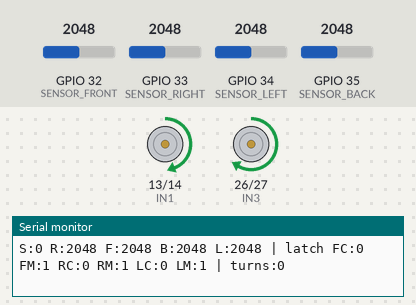
A sketch run on a simulated ESP32. Parts: motor-driver pin pairs drawn as motors (green arrow = first pin HIGH = forward, orange = second pin HIGH = backward, longer = more drive, scaled by the enable pin), the last lines printed to the serial monitor. The test bench sets the inputs (shaded band); at power-on: GPIO 32 (SENSOR_FRONT) = 2048, GPIO 34 (SENSOR_LEFT) = 2048, GPIO 33 (SENSOR_RIGHT) = 2048, GPIO 35 (SENSOR_BACK) = 2048.

Above: at 1.2 s.
1.3 s: GPIO 32 (SENSOR_FRONT) set to 2467
3.4 s: GPIO 32 (SENSOR_FRONT) set to 2538
At 3.63 s:
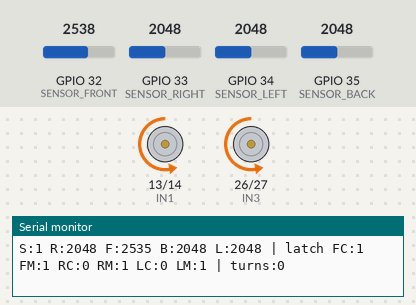
At 4.8 s:
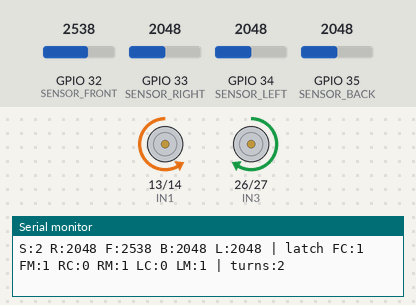
6.4 s: GPIO 34 (SENSOR_LEFT) set to 2540
At 7.43 s:
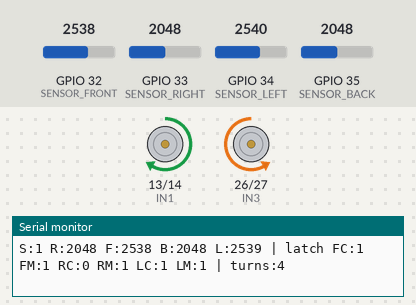
9.4 s: GPIO 32 (SENSOR_FRONT) set to 2371
12.4 s: GPIO 32 (SENSOR_FRONT) set to 2254
13.9 s: GPIO 32 (SENSOR_FRONT) set to 2540
At 14.79 s:
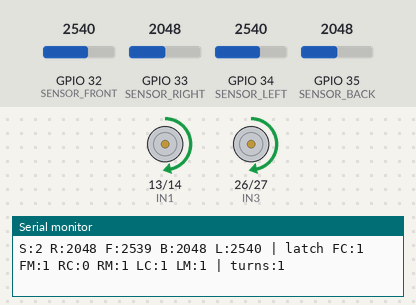
Timing chart, 0 to 17.9 s (numbered marks = the images above; inputs shaded):
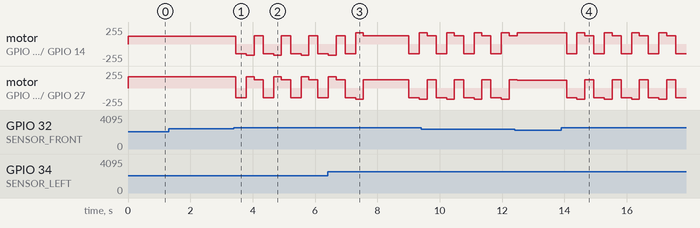

Measured:
- the behaviour switches between 2500 and 2501 on GPIO 32 (SENSOR_FRONT) (found by bisection; images 0 and 1)

The sketch:

Robot_Obstacle_Avoidance_stable_v2.ino
```cpp
// Robot ESP32 – Obstacle Avoidance (Stable v2)
// Adds filtering, hysteresis, and anti-spin recovery to avoid turn-lock behavior.

#include <esp_task_wdt.h>

// ========== Calibration ==========
const bool INVERT_LEFT_MOTOR = false;
const bool INVERT_RIGHT_MOTOR = false;
const bool SENSOR_ACTIVE_HIGH = true;

const int LEFT_TRIM = 0;
const int RIGHT_TRIM = 0;

// ========== Pins ==========
const int SENSOR_RIGHT = 33;
const int SENSOR_FRONT = 32;
const int SENSOR_BACK  = 35;
const int SENSOR_LEFT  = 34;

const int ENA = 12;
const int IN1 = 13;
const int IN2 = 14;
const int ENB = 25;
const int IN3 = 26;
const int IN4 = 27;

// ========== PWM ==========
const int MOTOR_PWM_FREQ = 1000;
const int MOTOR_PWM_RESOLUTION = 8;

// ========== Thresholds + Hysteresis ==========
const int CLOSE_THRESHOLD = 2500;
const int MEDIUM_THRESHOLD = 1500;
const int HYSTERESIS = 180; // prevents rapid threshold chatter

// ========== Speeds ==========
const int FULL_SPEED = 190;
const int TURN_SPEED = 170;
const int SLOW_SPEED = 125;
const int REVERSE_SPEED = 150;

// ========== Timing ==========
const int LOOP_DELAY = 20;
const unsigned long REVERSE_TIME = 320;
const unsigned long TURN_TIME = 230;
const unsigned long FORWARD_RECOVERY_TIME = 260; // anti-spin escape after turn

// If we turn too often in a short window, force a short straight drive.
const unsigned long TURN_WINDOW_MS = 5000;
const int TURN_WINDOW_LIMIT = 5;

// ========== State ==========
enum RobotState {
  DRIVING,
  REVERSING,
  TURNING,
  FORWARD_RECOVERY
};

RobotState currentState = DRIVING;
unsigned long stateStartTime = 0;
bool turnDirection = false; // false = left, true = right

int sensorRight = 0;
int sensorFront = 0;
int sensorBack  = 0;
int sensorLeft  = 0;

// Latched threshold states with hysteresis
bool frontCloseLatched = false;
bool frontMediumLatched = false;
bool rightCloseLatched = false;
bool rightMediumLatched = false;
bool leftCloseLatched = false;
bool leftMediumLatched = false;

unsigned long turnWindowStart = 0;
int turnCountInWindow = 0;

// ========== Helpers ==========
int clampSpeed(int v) {
  if (v < 0) return 0;
  if (v > 255) return 255;
  return v;
}

int withTrimLeft(int s) { return clampSpeed(s + LEFT_TRIM); }
int withTrimRight(int s) { return clampSpeed(s + RIGHT_TRIM); }

int normalizeSensor(int v) {
  int out = SENSOR_ACTIVE_HIGH ? v : (4095 - v);
  if (out < 0) out = 0;
  if (out > 4095) out = 4095;
  return out;
}

void setLeftMotorForwardDir() {
  if (INVERT_LEFT_MOTOR) {
    digitalWrite(IN1, LOW);
    digitalWrite(IN2, HIGH);
  } else {
    digitalWrite(IN1, HIGH);
    digitalWrite(IN2, LOW);
  }
}

void setLeftMotorReverseDir() {
  if (INVERT_LEFT_MOTOR) {
    digitalWrite(IN1, HIGH);
    digitalWrite(IN2, LOW);
  } else {
    digitalWrite(IN1, LOW);
    digitalWrite(IN2, HIGH);
  }
}

void setRightMotorForwardDir() {
  if (INVERT_RIGHT_MOTOR) {
    digitalWrite(IN3, LOW);
    digitalWrite(IN4, HIGH);
  } else {
    digitalWrite(IN3, HIGH);
    digitalWrite(IN4, LOW);
  }
}

void setRightMotorReverseDir() {
  if (INVERT_RIGHT_MOTOR) {
    digitalWrite(IN3, HIGH);
    digitalWrite(IN4, LOW);
  } else {
    digitalWrite(IN3, LOW);
    digitalWrite(IN4, HIGH);
  }
}

void stopMotors() {
  digitalWrite(IN1, LOW);
  digitalWrite(IN2, LOW);
  digitalWrite(IN3, LOW);
  digitalWrite(IN4, LOW);
  ledcWrite(ENA, 0);
  ledcWrite(ENB, 0);
}

void driveForward(int speed) {
  setLeftMotorForwardDir();
  setRightMotorForwardDir();
  ledcWrite(ENA, withTrimLeft(speed));
  ledcWrite(ENB, withTrimRight(speed));
}

void driveReverse(int speed) {
  setLeftMotorReverseDir();
  setRightMotorReverseDir();
  ledcWrite(ENA, withTrimLeft(speed));
  ledcWrite(ENB, withTrimRight(speed));
}

void turnLeft(int speed) {
  setLeftMotorReverseDir();
  setRightMotorForwardDir();
  ledcWrite(ENA, withTrimLeft(speed));
  ledcWrite(ENB, withTrimRight(speed));
}

void turnRight(int speed) {
  setLeftMotorForwardDir();
  setRightMotorReverseDir();
  ledcWrite(ENA, withTrimLeft(speed));
  ledcWrite(ENB, withTrimRight(speed));
}

void veerLeft(int baseSpeed) {
  setLeftMotorForwardDir();
  setRightMotorForwardDir();
  ledcWrite(ENA, withTrimLeft(baseSpeed - 55));
  ledcWrite(ENB, withTrimRight(baseSpeed));
}

void veerRight(int baseSpeed) {
  setLeftMotorForwardDir();
  setRightMotorForwardDir();
  ledcWrite(ENA, withTrimLeft(baseSpeed));
  ledcWrite(ENB, withTrimRight(baseSpeed - 55));
}

void updateLatchedState(bool &latched, int value, int threshold) {
  if (!latched) {
    if (value > threshold) latched = true;
  } else {
    if (value < (threshold - HYSTERESIS)) latched = false;
  }
}

// ========== Sensor Reading ==========
void readSensors() {
  // Average burst
  int rawRight = 0;
  int rawFront = 0;
  int rawBack = 0;
  int rawLeft = 0;
  for (int i = 0; i < 4; i++) {
    rawRight += analogRead(SENSOR_RIGHT);
    rawFront += analogRead(SENSOR_FRONT);
    rawBack  += analogRead(SENSOR_BACK);
    rawLeft  += analogRead(SENSOR_LEFT);
    delayMicroseconds(120);
  }
  rawRight /= 4;
  rawFront /= 4;
  rawBack  /= 4;
  rawLeft  /= 4;

  // IIR smoothing
  static bool init = false;
  static float fRight = 0, fFront = 0, fBack = 0, fLeft = 0;
  const float alpha = 0.28f; // higher = more responsive, lower = smoother

  int nRight = normalizeSensor(rawRight);
  int nFront = normalizeSensor(rawFront);
  int nBack  = normalizeSensor(rawBack);
  int nLeft  = normalizeSensor(rawLeft);

  if (!init) {
    fRight = nRight;
    fFront = nFront;
    fBack = nBack;
    fLeft = nLeft;
    init = true;
  } else {
    fRight = alpha * nRight + (1.0f - alpha) * fRight;
    fFront = alpha * nFront + (1.0f - alpha) * fFront;
    fBack  = alpha * nBack  + (1.0f - alpha) * fBack;
    fLeft  = alpha * nLeft  + (1.0f - alpha) * fLeft;
  }

  sensorRight = (int)fRight;
  sensorFront = (int)fFront;
  sensorBack  = (int)fBack;
  sensorLeft  = (int)fLeft;

  updateLatchedState(frontCloseLatched, sensorFront, CLOSE_THRESHOLD);
  updateLatchedState(frontMediumLatched, sensorFront, MEDIUM_THRESHOLD);
  updateLatchedState(rightCloseLatched, sensorRight, CLOSE_THRESHOLD);
  updateLatchedState(rightMediumLatched, sensorRight, MEDIUM_THRESHOLD);
  updateLatchedState(leftCloseLatched, sensorLeft, CLOSE_THRESHOLD);
  updateLatchedState(leftMediumLatched, sensorLeft, MEDIUM_THRESHOLD);
}

void noteTurnEvent() {
  unsigned long now = millis();
  if (turnWindowStart == 0 || (now - turnWindowStart) > TURN_WINDOW_MS) {
    turnWindowStart = now;
    turnCountInWindow = 0;
  }
  turnCountInWindow++;
}

bool isTurnLockLikely() {
  unsigned long now = millis();
  if (turnWindowStart == 0) return false;
  if ((now - turnWindowStart) > TURN_WINDOW_MS) return false;
  return (turnCountInWindow >= TURN_WINDOW_LIMIT);
}

// ========== Behavior ==========
void handleDriving() {
  if (isTurnLockLikely()) {
    currentState = FORWARD_RECOVERY;
    stateStartTime = millis();
    return;
  }

  if (frontCloseLatched) {
    currentState = REVERSING;
    stateStartTime = millis();
    // Turn away from stronger side
    turnDirection = (sensorLeft > sensorRight); // true=right, false=left
    return;
  }

  if (rightCloseLatched && !leftCloseLatched) {
    veerLeft(TURN_SPEED);
    return;
  }
  if (leftCloseLatched && !rightCloseLatched) {
    veerRight(TURN_SPEED);
    return;
  }

  if (frontMediumLatched) {
    if (sensorLeft > sensorRight) veerRight(TURN_SPEED);
    else veerLeft(TURN_SPEED);
    return;
  }

  if (rightMediumLatched && !leftMediumLatched) {
    veerLeft(FULL_SPEED);
    return;
  }
  if (leftMediumLatched && !rightMediumLatched) {
    veerRight(FULL_SPEED);
    return;
  }

  if (rightCloseLatched && leftCloseLatched) {
    driveForward(SLOW_SPEED);
    return;
  }

  driveForward(FULL_SPEED);
}

void handleReversing() {
  driveReverse(REVERSE_SPEED);
  if ((millis() - stateStartTime) >= REVERSE_TIME) {
    currentState = TURNING;
    stateStartTime = millis();
    noteTurnEvent();
  }
}

void handleTurning() {
  if (turnDirection) turnRight(TURN_SPEED);
  else turnLeft(TURN_SPEED);

  if ((millis() - stateStartTime) >= TURN_TIME) {
    currentState = FORWARD_RECOVERY;
    stateStartTime = millis();
  }
}

void handleForwardRecovery() {
  driveForward(SLOW_SPEED);
  if ((millis() - stateStartTime) >= FORWARD_RECOVERY_TIME) {
    currentState = DRIVING;
  }
}

// ========== Setup ==========
void setup() {
  Serial.begin(115200);
  pinMode(IN1, OUTPUT);
  pinMode(IN2, OUTPUT);
  pinMode(IN3, OUTPUT);
  pinMode(IN4, OUTPUT);

  ledcAttach(ENA, MOTOR_PWM_FREQ, MOTOR_PWM_RESOLUTION);
  ledcAttach(ENB, MOTOR_PWM_FREQ, MOTOR_PWM_RESOLUTION);

  stopMotors();

  esp_task_wdt_config_t twdt_config = {
    .timeout_ms = 5000,
    .idle_core_mask = 0,
    .trigger_panic = true
  };
  esp_task_wdt_init(&twdt_config);
  esp_task_wdt_add(NULL);

  Serial.println("ESP32 Robot stable v2 ready");
  Serial.printf("Cal: IL=%d IR=%d SAH=%d LT=%d RT=%d\n", INVERT_LEFT_MOTOR, INVERT_RIGHT_MOTOR, SENSOR_ACTIVE_HIGH, LEFT_TRIM, RIGHT_TRIM);
}

void loop() {
  esp_task_wdt_reset();
  readSensors();

  switch (currentState) {
    case DRIVING: handleDriving(); break;
    case REVERSING: handleReversing(); break;
    case TURNING: handleTurning(); break;
    case FORWARD_RECOVERY: handleForwardRecovery(); break;
  }

  static unsigned long lastPrint = 0;
  if ((millis() - lastPrint) > 500) {
    Serial.printf("S:%d R:%d F:%d B:%d L:%d | latch FC:%d FM:%d RC:%d RM:%d LC:%d LM:%d | turns:%d\n",
      currentState, sensorRight, sensorFront, sensorBack, sensorLeft,
      frontCloseLatched, frontMediumLatched, rightCloseLatched, rightMediumLatched, leftCloseLatched, leftMediumLatched,
      turnCountInWindow);
    lastPrint = millis();
  }

  delay(LOOP_DELAY);
}
```
